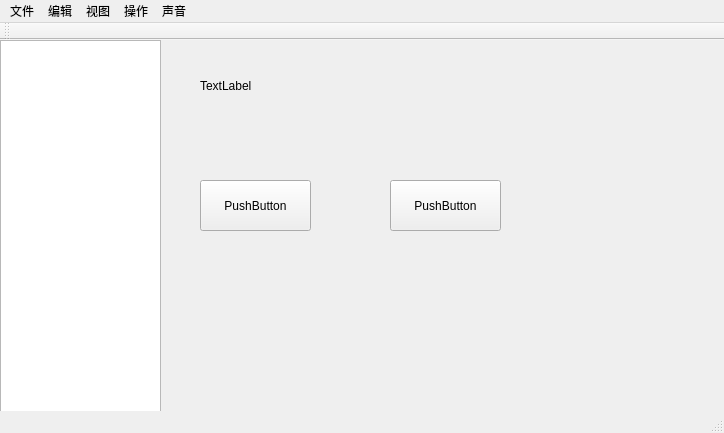
<?xml version="1.0" encoding="UTF-8"?>
<ui version="4.0">
 <class>MainWindow</class>
 <widget class="QMainWindow" name="MainWindow">
  <property name="geometry">
   <rect>
    <x>0</x>
    <y>0</y>
    <width>724</width>
    <height>433</height>
   </rect>
  </property>
  <property name="windowTitle">
   <string>MainWindow</string>
  </property>
  <widget class="QWidget" name="centralWidget">
   <widget class="QTreeView" name="treeView">
    <property name="geometry">
     <rect>
      <x>0</x>
      <y>0</y>
      <width>161</width>
      <height>381</height>
     </rect>
    </property>
   </widget>
   <widget class="QLabel" name="label">
    <property name="geometry">
     <rect>
      <x>200</x>
      <y>40</y>
      <width>54</width>
      <height>12</height>
     </rect>
    </property>
    <property name="text">
     <string>TextLabel</string>
    </property>
   </widget>
   <widget class="QPushButton" name="pushButton">
    <property name="geometry">
     <rect>
      <x>200</x>
      <y>140</y>
      <width>111</width>
      <height>51</height>
     </rect>
    </property>
    <property name="text">
     <string>PushButton</string>
    </property>
   </widget>
   <widget class="QPushButton" name="pushButton_2">
    <property name="geometry">
     <rect>
      <x>390</x>
      <y>140</y>
      <width>111</width>
      <height>51</height>
     </rect>
    </property>
    <property name="text">
     <string>PushButton</string>
    </property>
   </widget>
  </widget>
  <widget class="QMenuBar" name="menuBar">
   <property name="geometry">
    <rect>
     <x>0</x>
     <y>0</y>
     <width>724</width>
     <height>23</height>
    </rect>
   </property>
   <widget class="QMenu" name="menu">
    <property name="title">
     <string>文件</string>
    </property>
    <addaction name="actionDfh"/>
    <addaction name="actionSg"/>
    <addaction name="actionYhjh"/>
   </widget>
   <widget class="QMenu" name="menu_2">
    <property name="title">
     <string>视图</string>
    </property>
   </widget>
   <widget class="QMenu" name="menu_3">
    <property name="title">
     <string>编辑</string>
    </property>
   </widget>
   <widget class="QMenu" name="menu_4">
    <property name="title">
     <string>操作</string>
    </property>
   </widget>
   <widget class="QMenu" name="menu_5">
    <property name="title">
     <string>声音</string>
    </property>
   </widget>
   <addaction name="menu"/>
   <addaction name="menu_3"/>
   <addaction name="menu_2"/>
   <addaction name="menu_4"/>
   <addaction name="menu_5"/>
  </widget>
  <widget class="QToolBar" name="mainToolBar">
   <attribute name="toolBarArea">
    <enum>TopToolBarArea</enum>
   </attribute>
   <attribute name="toolBarBreak">
    <bool>false</bool>
   </attribute>
  </widget>
  <widget class="QStatusBar" name="statusBar"/>
  <action name="actionDfh">
   <property name="text">
    <string>dfh</string>
   </property>
  </action>
  <action name="actionSg">
   <property name="text">
    <string>sg</string>
   </property>
  </action>
  <action name="actionYhjh">
   <property name="text">
    <string>yhjh</string>
   </property>
  </action>
 </widget>
 <layoutdefault spacing="6" margin="11"/>
 <resources/>
 <connections>
  <connection>
   <sender>pushButton</sender>
   <signal>clicked(bool)</signal>
   <receiver>MainWindow</receiver>
   <slot>setAnimated(bool)</slot>
   <hints>
    <hint type="sourcelabel">
     <x>261</x>
     <y>195</y>
    </hint>
    <hint type="destinationlabel">
     <x>259</x>
     <y>288</y>
    </hint>
   </hints>
  </connection>
 </connections>
</ui>
